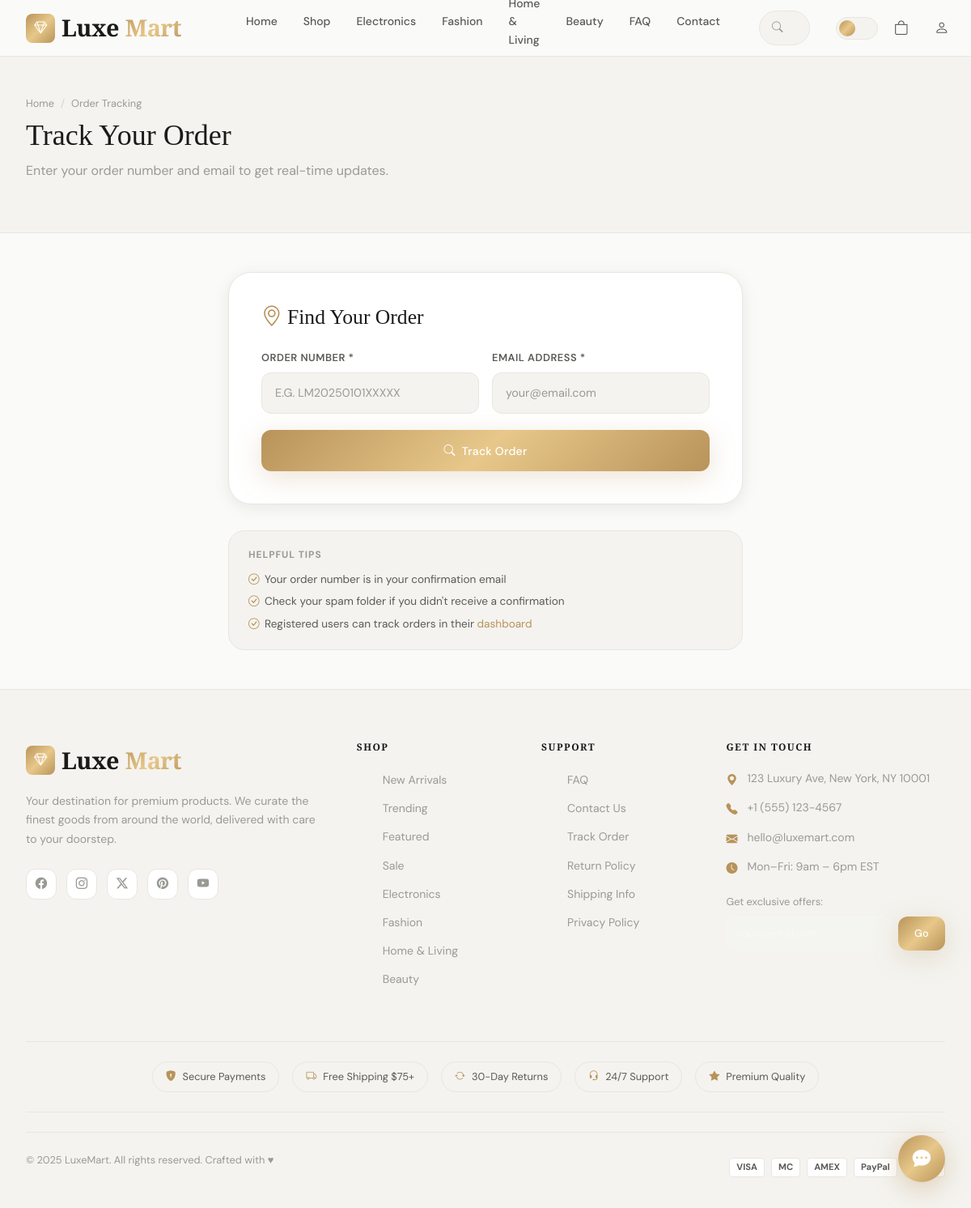
The page /orders/track/ on the database its author committed.
### store/models.py (models this page shows, shortened)
class Category(models.Model):
    name = models.CharField(max_length=200, unique=True)
    slug = models.SlugField(max_length=200, unique=True, blank=True)
    description = models.TextField(blank=True)
    image = models.ImageField(upload_to='categories/', blank=True, null=True)
    icon = models.CharField(max_length=100, blank=True, help_text='Bootstrap icon class e.g. bi-laptop')
    parent = models.ForeignKey('self', on_delete=models.SET_NULL, null=True, blank=True, related_name='children')
    is_active = models.BooleanField(default=True)
    order = models.IntegerField(default=0)
    created_at = models.DateTimeField(auto_now_add=True)
    class Meta:
        verbose_name_plural = 'Categories'
        ordering = ['order', 'name']
    def get_absolute_url(self):
        return reverse('store:category', kwargs={'slug': self.slug})

### orders/views.py (the view, shortened to what this page needs)
# urls.py: path('track/', views.order_tracking, name='tracking'),
def order_tracking(request):
    order = None
    return render(request, 'orders/tracking.html', {'order': order})

### cart/context_processors.py (called while the page is built)
def cart_context(request):
    try:
        cart = get_or_create_cart(request)
        return {'cart': cart, 'cart_count': cart.total_items}
    except Exception:
        return {'cart': None, 'cart_count': 0}

### cart/models.py (called while the page is built)
    @property
    def total_items(self):
        return sum(item.quantity for item in self.items.all())

### store/context_processors.py (called while the page is built)
def categories_context(request):
    return {
        'nav_categories': Category.objects.filter(is_active=True, parent=None).order_by('order')[:8]
    }

### wishlist/context_processors.py (called while the page is built)
def wishlist_context(request):
    if request.user.is_authenticated:
        wishlist_ids = list(request.user.wishlist_items.values_list('product_id', flat=True))
        return {'wishlist_ids': wishlist_ids, 'wishlist_count': len(wishlist_ids)}
    return {'wishlist_ids': [], 'wishlist_count': 0}

### templates/orders/tracking.html (shortened to what this page needs)
{% extends 'base.html' %}
{% block content %}
<div class="page-hero">
  <div class="container">
    <div class="breadcrumb-luxe mb-2">
      <a href="{% url 'store:home' %}">Home</a><span class="breadcrumb-sep">/</span><span>Order Tracking</span>
    </div>
    <h1>Track Your Order</h1>
    <p style="color:var(--text-muted);margin-top:0.4rem;">Enter your order number and email to get real-time updates.</p>
  </div>
</div>
<section class="section-sm">
  <div class="container" style="max-width:700px;">
    <div style="background:var(--bg-card);border:1px solid var(--border);border-radius:var(--radius-xl);padding:2.5rem;margin-bottom:2rem;box-shadow:var(--shadow-md);">
      <h3 class="display-font" style="font-size:1.6rem;margin-bottom:1.5rem;font-weight:400;">
        <i class="bi bi-geo-alt" style="color:var(--gold);"></i> Find Your Order
      </h3>
      <form method="post" novalidate>
        <div style="display:grid;grid-template-columns:1fr 1fr;gap:1rem;margin-bottom:1.25rem;">
          <div class="form-group" style="margin-bottom:0;">
            <label class="form-label">Order Number *</label>
            <input type="text" name="order_number" class="form-control"
                   placeholder="e.g. LM20250101XXXXX" required
                   value="{{ request.POST.order_number|default:'' }}"
                   style="text-transform:uppercase;">
          </div>
          <div class="form-group" style="margin-bottom:0;">
            <label class="form-label">Email Address *</label>
            <input type="email" name="email" class="form-control"
                   placeholder="your@email.com" required
                   value="{{ request.POST.email|default:'' }}">
          </div>
        </div>
        <button type="submit" class="btn-luxe btn-primary w-100" style="padding:0.9rem;">
          <i class="bi bi-search"></i> Track Order
        </button>
      </form>
    </div>
    <div style="margin-top:1.5rem;padding:1.25rem 1.5rem;background:var(--bg-secondary);border-radius:var(--radius-lg);border:1px solid var(--border);">
      <p style="font-size:0.75rem;font-weight:700;text-transform:uppercase;letter-spacing:0.08em;color:var(--text-muted);margin-bottom:0.6rem;">Helpful Tips</p>
      <ul style="list-style:none;margin:0;padding:0;display:flex;flex-direction:column;gap:0.35rem;font-size:0.85rem;color:var(--text-secondary);">
        <li><i class="bi bi-check-circle" style="color:var(--gold);margin-right:0.4rem;"></i>Your order number is in your confirmation email</li>
        <li><i class="bi bi-check-circle" style="color:var(--gold);margin-right:0.4rem;"></i>Check your spam folder if you didn't receive a confirmation</li>
        <li><i class="bi bi-check-circle" style="color:var(--gold);margin-right:0.4rem;"></i>Registered users can track orders in their
          <a href="{% url 'users:dashboard' %}" style="color:var(--gold);">dashboard</a>
        </li>
      </ul>
    </div>
  </div>
</section>
{% endblock %}

### templates/base.html (shortened to what this page needs)
{% load static %}
<!DOCTYPE html>
<html lang="en" data-theme="light">
<head>
  <link rel="stylesheet" href="https://cdn.jsdelivr.net/npm/bootstrap-icons@1.11.3/font/bootstrap-icons.min.css">
  <link rel="stylesheet" href="https://cdn.jsdelivr.net/npm/bootstrap@5.3.2/dist/css/bootstrap.min.css">
  <link rel="stylesheet" href="{% static 'css/main.css' %}">
</head>
<body>
<nav class="navbar-luxe" id="navbar">
  <div class="navbar-inner">
    <a href="{% url 'store:home' %}" class="logo">
      <div class="logo-icon"><i class="bi bi-gem"></i></div>
      Luxe<span>Mart</span>
    </a>
    <ul class="nav-links">
      <li><a href="{% url 'store:home' %}">Home</a></li>
      <li><a href="{% url 'store:product_list' %}">Shop</a></li>
      {% for cat in nav_categories|slice:":4" %}
      <li><a href="{{ cat.get_absolute_url }}">{{ cat.name }}</a></li>
      {% endfor %}
      <li><a href="{% url 'contact:faq' %}">FAQ</a></li>
      <li><a href="{% url 'contact:contact' %}">Contact</a></li>
    </ul>
    <div class="nav-search">
      <form action="{% url 'store:search' %}" method="get" style="margin:0;">
        <input type="text" name="q" id="navSearchInput"
               placeholder="Search products, brands…"
               value="{{ request.GET.q|default:'' }}"
               autocomplete="off">
      </form>
    </div>
    <div class="nav-actions">
      <button class="theme-toggle" id="themeToggle" title="Toggle dark mode" aria-label="Toggle theme"></button>
      <button class="nav-btn" id="cartToggleBtn" title="Cart">
        <i class="bi bi-bag" style="font-size:1.1rem;"></i>
      </button>
      {% if user.is_authenticated %}
      <div style="position:relative;" class="user-dropdown-wrap">
        <button class="nav-btn" id="userMenuBtn" title="Account">
          {% if user.avatar %}
          <img src="{{ user.avatar.url }}" alt="" style="width:28px;height:28px;border-radius:50%;object-fit:cover;">
          {% else %}
          <i class="bi bi-person-circle" style="font-size:1.1rem;"></i>
          {% endif %}
        </button>
        <div class="user-dropdown" id="userDropdown">
          <div class="user-dropdown-header">
            <strong>{{ user.get_full_name|default:user.email }}</strong>
            <span style="font-size:0.75rem;color:var(--text-muted);">{{ user.email }}</span>
          </div>
          <a href="{% url 'users:dashboard' %}"><i class="bi bi-speedometer2"></i> Dashboard</a>
          <a href="{% url 'users:profile' %}"><i class="bi bi-person"></i> Profile</a>
          <a href="{% url 'orders:order_list' %}"><i class="bi bi-bag-check"></i> My Orders</a>
          <a href="{% url 'wishlist:list' %}"><i class="bi bi-heart"></i> Wishlist</a>
          {% if user.is_staff %}
          <a href="/admin/" style="color:var(--gold);"><i class="bi bi-shield-check"></i> Admin Panel</a>
          {% endif %}
          <div style="border-top:1px solid var(--border);margin:0.25rem 0;"></div>
          <a href="{% url 'users:logout' %}" style="color:#ef4444;"><i class="bi bi-box-arrow-right"></i> Logout</a>
        </div>
      </div>
      {% else %}
      <a href="{% url 'users:login' %}" class="nav-btn" title="Login">
        <i class="bi bi-person" style="font-size:1.1rem;"></i>
      </a>
      {% endif %}
    </div>
  </div>
</nav>
<div class="page-wrapper">
  {% block content %}{% endblock %}
</div>
<footer class="footer">
  <div class="container">
    <div class="footer-grid">
      <div>
        <a href="{% url 'store:home' %}" class="logo footer-logo">
          <div class="logo-icon"><i class="bi bi-gem"></i></div>
          Luxe<span>Mart</span>
        </a>
        <p class="footer-desc mt-3">
          Your destination for premium products. We curate the finest goods from around the world, delivered with care to your doorstep.
        </p>
        <div class="social-links">
          <a href="#" class="social-link" aria-label="Facebook"><i class="bi bi-facebook"></i></a>
          <a href="#" class="social-link" aria-label="Instagram"><i class="bi bi-instagram"></i></a>
          <a href="#" class="social-link" aria-label="Twitter"><i class="bi bi-twitter-x"></i></a>
          <a href="#" class="social-link" aria-label="Pinterest"><i class="bi bi-pinterest"></i></a>
          <a href="#" class="social-link" aria-label="YouTube"><i class="bi bi-youtube"></i></a>
        </div>
      </div>
      <div>
        <h6 class="footer-heading">Shop</h6>
        <ul class="footer-links">
          <li><a href="{% url 'store:product_list' %}?filter=new">New Arrivals</a></li>
          <li><a href="{% url 'store:product_list' %}?filter=trending">Trending</a></li>
          <li><a href="{% url 'store:product_list' %}?filter=featured">Featured</a></li>
          <li><a href="{% url 'store:product_list' %}?filter=sale">Sale</a></li>
          {% for cat in nav_categories|slice:":4" %}
          <li><a href="{{ cat.get_absolute_url }}">{{ cat.name }}</a></li>
          {% endfor %}
        </ul>
      </div>
      <div>
        <h6 class="footer-heading">Support</h6>
        <ul class="footer-links">
          <li><a href="{% url 'contact:faq' %}">FAQ</a></li>
          <li><a href="{% url 'contact:contact' %}">Contact Us</a></li>
          <li><a href="{% url 'orders:tracking' %}">Track Order</a></li>
          <li><a href="#">Return Policy</a></li>
          <li><a href="#">Shipping Info</a></li>
          <li><a href="#">Privacy Policy</a></li>
        </ul>
      </div>
      <div>
        <h6 class="footer-heading">Get in Touch</h6>
        <div class="contact-item"><i class="bi bi-geo-alt-fill"></i><span>123 Luxury Ave, New York, NY 10001</span></div>
        <div class="contact-item"><i class="bi bi-telephone-fill"></i><span>+1 (555) 123-4567</span></div>
        <div class="contact-item"><i class="bi bi-envelope-fill"></i><span>hello@luxemart.com</span></div>
        <div class="contact-item"><i class="bi bi-clock-fill"></i><span>Mon–Fri: 9am – 6pm EST</span></div>
        <div style="margin-top:1.25rem;">
          <p style="font-size:0.8rem;color:var(--text-muted);margin-bottom:0.5rem;">Get exclusive offers:</p>
          <form class="newsletter-form" style="display:flex;gap:0.5rem;">
            <input type="email" class="newsletter-input" placeholder="your@email.com" required style="flex:1;padding:0.6rem 0.75rem;font-size:0.8rem;">
            <button type="submit" class="btn-luxe btn-primary btn-sm">Go</button>
          </form>
        </div>
      </div>
    </div>
    <div style="padding:1.5rem 0;border-top:1px solid var(--border);border-bottom:1px solid var(--border);margin-bottom:1.5rem;">
      <div class="trust-badges" style="justify-content:center;">
        <div class="trust-badge"><i class="bi bi-shield-lock-fill"></i> Secure Payments</div>
        <div class="trust-badge"><i class="bi bi-truck"></i> Free Shipping $75+</div>
        <div class="trust-badge"><i class="bi bi-arrow-repeat"></i> 30-Day Returns</div>
        <div class="trust-badge"><i class="bi bi-headset"></i> 24/7 Support</div>
        <div class="trust-badge"><i class="bi bi-star-fill"></i> Premium Quality</div>
      </div>
    </div>
    <div class="footer-bottom">
      <p class="footer-copyright">© 2025 LuxeMart. All rights reserved. Crafted with ♥</p>
      <div class="payment-icons">
        <div class="payment-icon">VISA</div>
        <div class="payment-icon">MC</div>
        <div class="payment-icon">AMEX</div>
        <div class="payment-icon">PayPal</div>
        <div class="payment-icon">Stripe</div>
      </div>
    </div>
  </div>
</footer>
<button class="chatbot-btn" id="chatbotBtn" title="Chat with us">
  <i class="bi bi-chat-dots-fill"></i>
</button>
</body>
</html>

### rows shown on the page
Category: name "Electronics"
Category: name "Fashion"
Category: name "Beauty"
Category: name "Home & Living"
